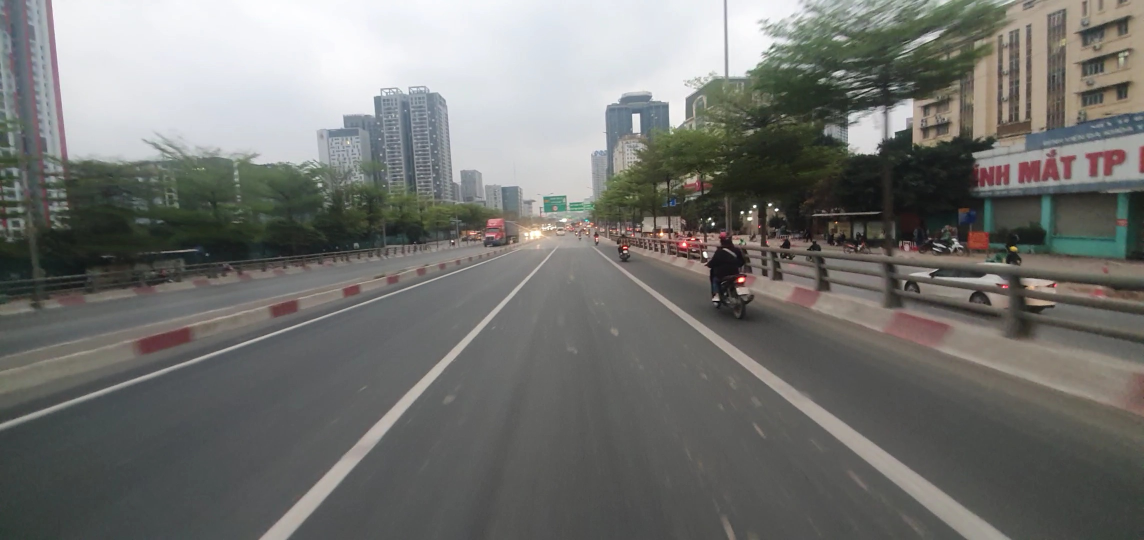
#> input picture maidich.jpg, 2288 x 1080 px, given in place of test.mp4, which was not available (shown at 1/2 size)
$ python test.py
#> lines starting #> are read from the running program, lines starting #| are printed output that depends on the picture; after the words box and inside, x2 and y2 are one past the last pixel; in counts of white or black regions, pixels touching at a corner belong together; pictures that were not available may be replaced by others from this repository, and a replacement may not be noted
import cv2
import numpy as np
import os
from scipy import optimize
from matplotlib import pyplot as plt, cm, colors

img2 = cv2.VideoCapture('test.mp4')
img = img2
cv2.namedWindow("Trackbars")
cv2.resizeWindow("Trackbars", 360, 240)
# [9 lines of commented-out code are left out]
wT = 1280
hT = 720
def nothing():
    pass
cv2.createTrackbar("Width Top", "Trackbars",0, wT, nothing)
cv2.createTrackbar("Height Top", "Trackbars",0, hT, nothing)
cv2.createTrackbar("Width Bottom", "Trackbars",0, wT, nothing)
cv2.createTrackbar("Height Bottom", "Trackbars",0, hT, nothing)
while True:
    ret, frame = img2.read()
#> frame is the input picture: shape (1080, 2288, 3); mean B, G, R 112.7, 115.9, 115.5
    widthTop = cv2.getTrackbarPos("Width Top", "Trackbars")
    heightTop = cv2.getTrackbarPos("Height Top", "Trackbars")
    widthBottom = cv2.getTrackbarPos("Width Bottom", "Trackbars")
    heightBottom = cv2.getTrackbarPos("Height Bottom", "Trackbars")
    points = np.float32([(widthTop, heightTop), (wT - widthTop, heightTop), (widthBottom, heightBottom),
                         (wT - widthBottom, heightBottom)])
    # [9 lines of commented-out code are left out]
    pts1 = np.float32(points)
    pts2 = np.float32([[0, 0], [wT, 0], [0, hT], [wT, hT]])
    matrix = cv2.getPerspectiveTransform(pts1, pts2)
    imgWarp = cv2.warpPerspective(frame, matrix, (wT, hT))
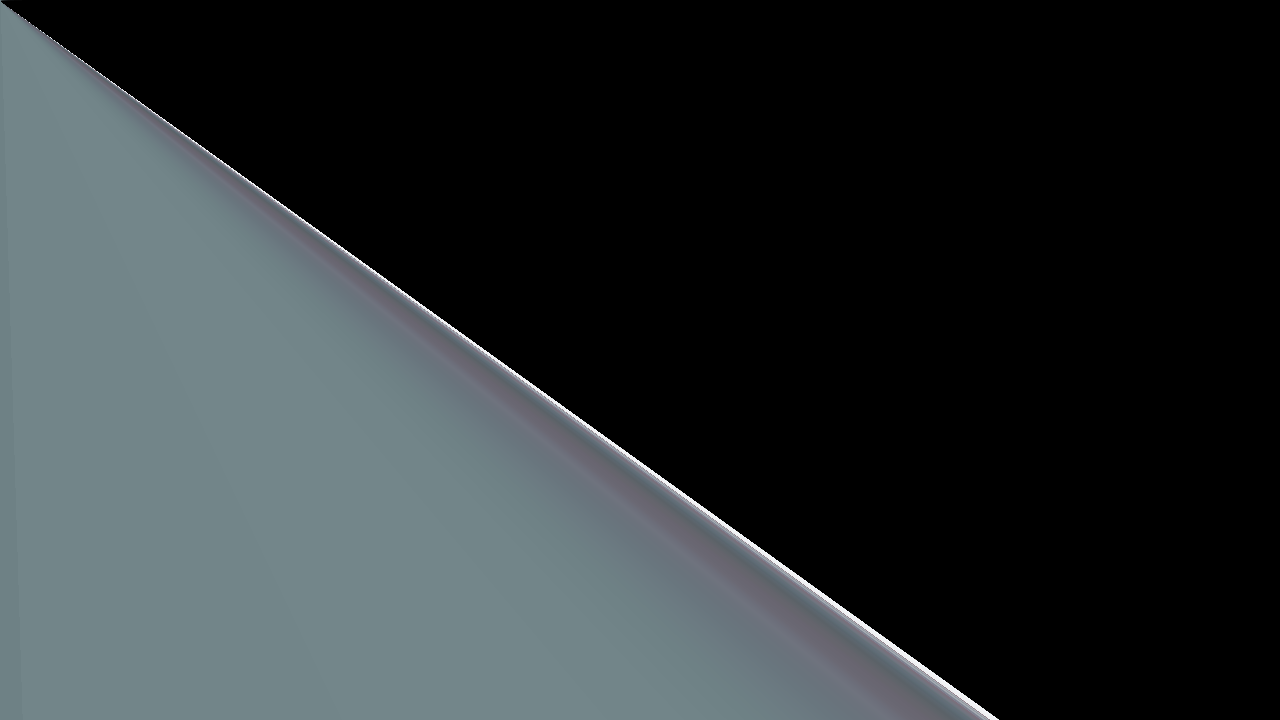
#> imgWarp: shape (720, 1280, 3); mean B, G, R 52.6, 50.7, 44.3

    hls = cv2.cvtColor(frame, cv2.COLOR_BGR2HLS)
#> hls: shape (1080, 2288, 3); mean of channels 0, 1, 2 58.7, 114.9, 21.1
    lower_white = np.array([197, 245, 95])
    upper_white = np.array([255, 255, 255])
    mask = cv2.inRange(frame, lower_white, upper_white)
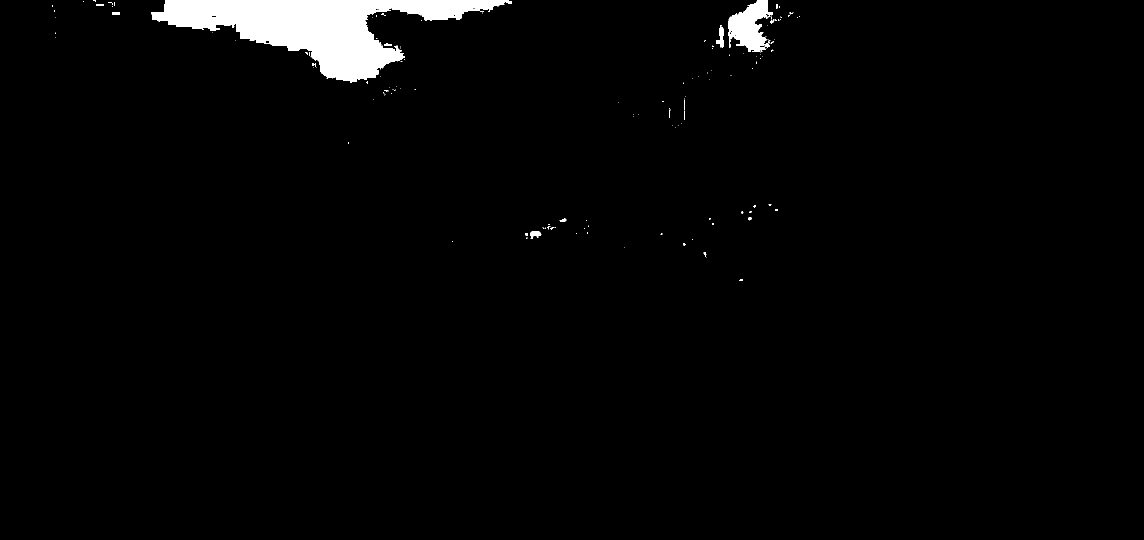
#> mask: shape (1080, 2288) (shown at 1/2 size); 2.3% white; 149 white regions (130 under 20 px), largest, box (x1, y1, x2, y2) and area: (302, 0, 1024, 165) 49225, (1456, 0, 1545, 104) 5395, (1432, 50, 1448, 95) 367
    hls_result = cv2.bitwise_and(hls, hls, mask=mask)
#> hls_result: shape (1080, 2288, 3); mean of channels 0, 1, 2 2.5, 5.7, 2.2
    #
    # # Convert image to grayscale, apply threshold, blur & extract edges
    gray = cv2.cvtColor(hls_result, cv2.COLOR_BGR2GRAY)
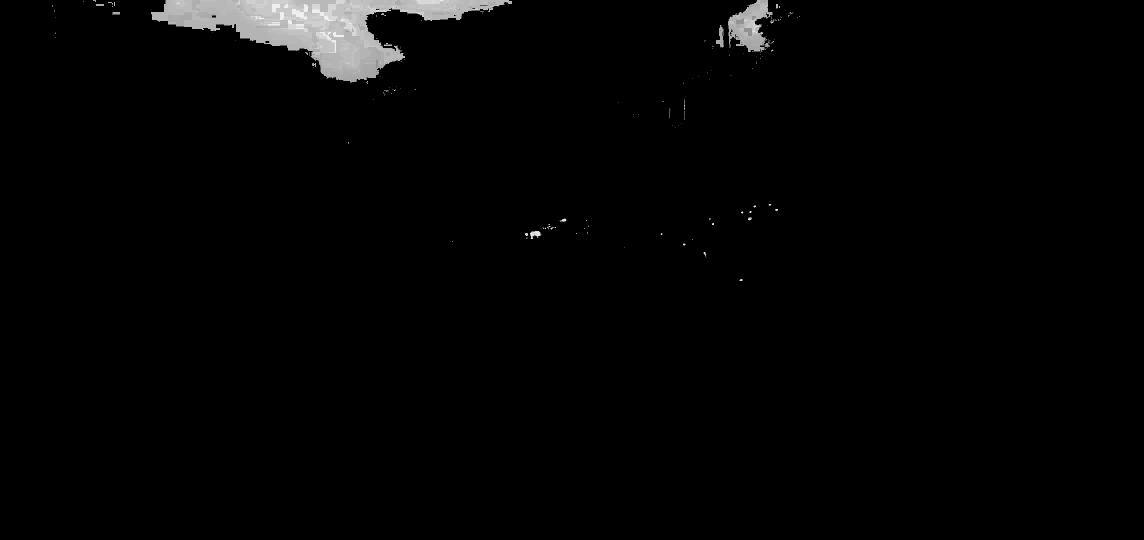
#> gray: shape (1080, 2288) (shown at 1/2 size); min 0, max 244, mean 4.3
    ret, thresh = cv2.threshold(gray, 200, 255, cv2.THRESH_BINARY)
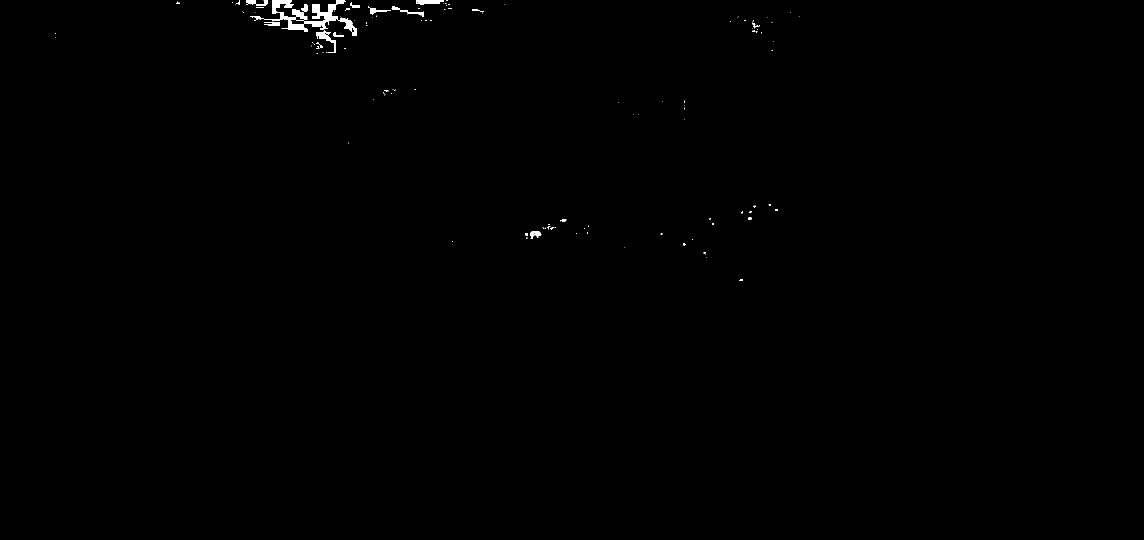
#> thresh: shape (1080, 2288) (shown at 1/2 size); 0.31% white; 132 white regions (108 under 20 px), largest, box (x1, y1, x2, y2) and area: (500, 0, 692, 106) 4413, (676, 35, 713, 72) 510, (832, 0, 888, 9) 402
    imgWarp2 = cv2.warpPerspective(thresh, matrix, (wT, hT))
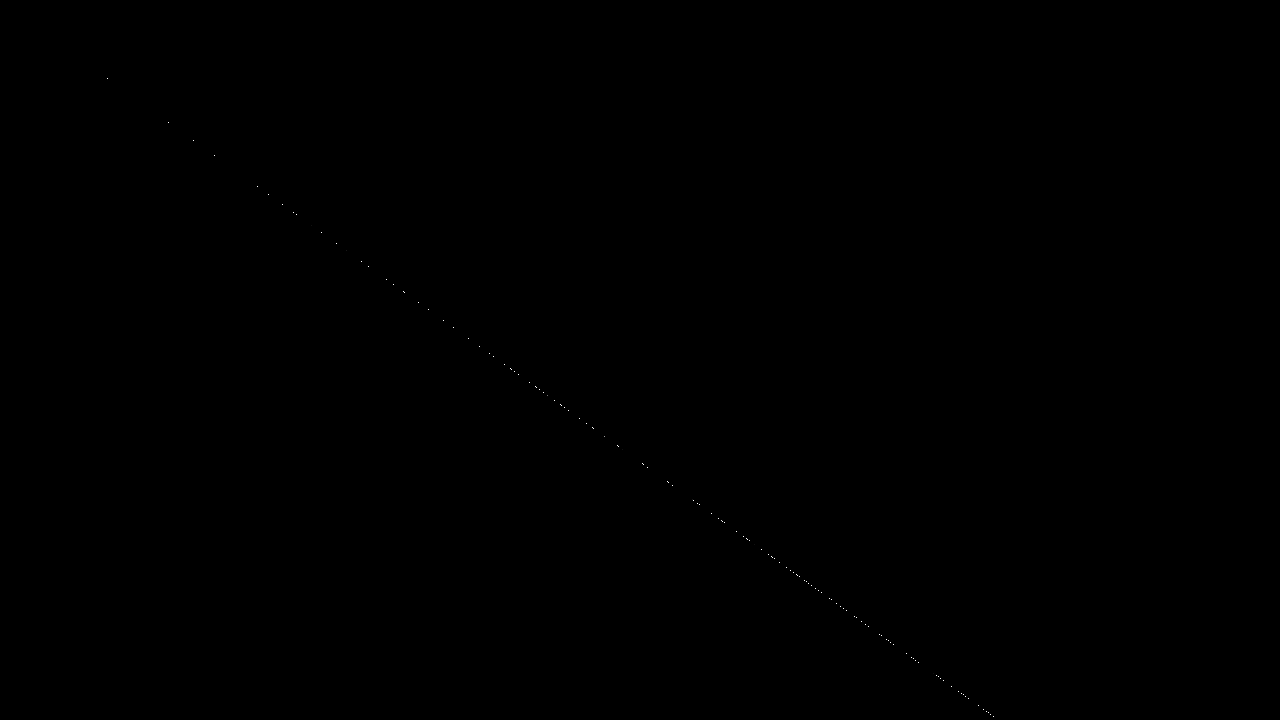
#> imgWarp2: shape (720, 1280); min 0, max 255, mean 0
    cv2.imshow('imgWarp',imgWarp)
    cv2.imshow('img2',frame)
    # # cv2.imshow('c',hls)
    # # cv2.imshow('d', hls_result)
    # # cv2.imshow('e', gray)
    # # cv2.imshow('g',thresh)
    cv2.imshow('ccc',imgWarp2)
    print(frame.shape)
#| (1080, 2288, 3)
    if cv2.waitKey(10) & 0xFF == ord('q'):
#> (key q is pressed here)
        break
img.release()
cv2.destroyAllWindows()
